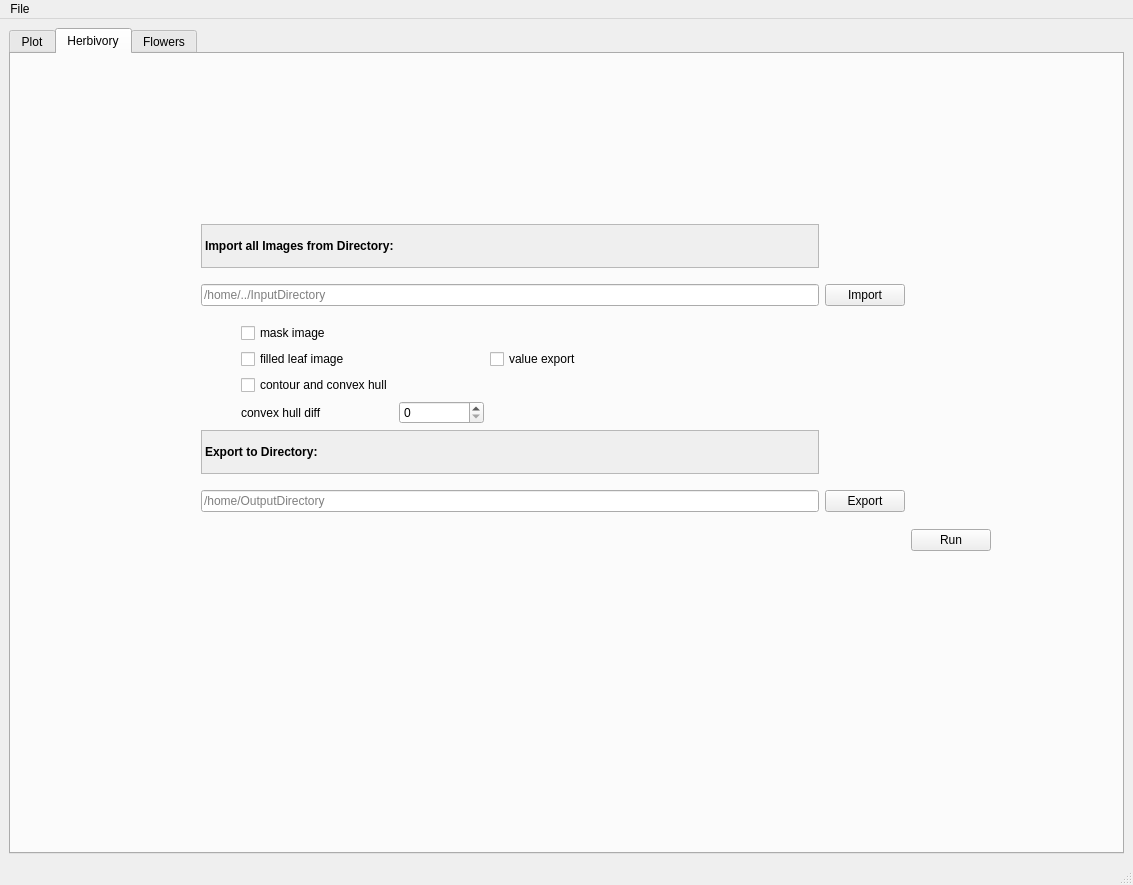
<?xml version="1.0" encoding="UTF-8"?>
<ui version="4.0">
 <class>MainWindow</class>
 <widget class="QMainWindow" name="MainWindow">
  <property name="geometry">
   <rect>
    <x>0</x>
    <y>0</y>
    <width>1133</width>
    <height>885</height>
   </rect>
  </property>
  <property name="sizePolicy">
   <sizepolicy hsizetype="Expanding" vsizetype="Expanding">
    <horstretch>0</horstretch>
    <verstretch>0</verstretch>
   </sizepolicy>
  </property>
  <property name="windowTitle">
   <string>Flower Segmentation Tool</string>
  </property>
  <widget class="QWidget" name="centralwidget">
   <property name="sizePolicy">
    <sizepolicy hsizetype="Expanding" vsizetype="Expanding">
     <horstretch>0</horstretch>
     <verstretch>0</verstretch>
    </sizepolicy>
   </property>
   <layout class="QVBoxLayout" name="verticalLayout_2">
    <item>
     <widget class="QTabWidget" name="tabWidget">
      <property name="font">
       <font>
        <family>Arial</family>
       </font>
      </property>
      <property name="currentIndex">
       <number>1</number>
      </property>
      <widget class="QWidget" name="tab_example">
       <property name="sizePolicy">
        <sizepolicy hsizetype="Expanding" vsizetype="Expanding">
         <horstretch>0</horstretch>
         <verstretch>0</verstretch>
        </sizepolicy>
       </property>
       <attribute name="title">
        <string>Plot</string>
       </attribute>
       <layout class="QGridLayout" name="gridLayout_2">
        <item row="1" column="0">
         <layout class="QVBoxLayout" name="verticalLayout">
          <item>
           <widget class="QLabel" name="label_3">
            <property name="font">
             <font>
              <family>Arial</family>
              <pointsize>11</pointsize>
              <weight>75</weight>
              <bold>true</bold>
             </font>
            </property>
            <property name="autoFillBackground">
             <bool>true</bool>
            </property>
            <property name="frameShape">
             <enum>QFrame::StyledPanel</enum>
            </property>
            <property name="text">
             <string>Crop Image</string>
            </property>
           </widget>
          </item>
          <item>
           <layout class="QHBoxLayout" name="horizontalLayout_3">
            <item>
             <widget class="QLabel" name="label">
              <property name="minimumSize">
               <size>
                <width>101</width>
                <height>0</height>
               </size>
              </property>
              <property name="font">
               <font>
                <family>Arial</family>
               </font>
              </property>
              <property name="text">
               <string>Image Size</string>
              </property>
             </widget>
            </item>
            <item>
             <widget class="QSpinBox" name="sbCrop">
              <property name="minimumSize">
               <size>
                <width>60</width>
                <height>0</height>
               </size>
              </property>
              <property name="maximumSize">
               <size>
                <width>85</width>
                <height>16777215</height>
               </size>
              </property>
              <property name="maximum">
               <number>100</number>
              </property>
              <property name="singleStep">
               <number>10</number>
              </property>
              <property name="value">
               <number>100</number>
              </property>
             </widget>
            </item>
            <item>
             <widget class="QLabel" name="label_13">
              <property name="text">
               <string> in %</string>
              </property>
             </widget>
            </item>
           </layout>
          </item>
          <item>
           <widget class="QLabel" name="label_11">
            <property name="font">
             <font>
              <family>Arial</family>
              <pointsize>11</pointsize>
              <weight>75</weight>
              <bold>true</bold>
             </font>
            </property>
            <property name="autoFillBackground">
             <bool>true</bool>
            </property>
            <property name="frameShape">
             <enum>QFrame::StyledPanel</enum>
            </property>
            <property name="frameShadow">
             <enum>QFrame::Plain</enum>
            </property>
            <property name="text">
             <string>Flower Detection</string>
            </property>
           </widget>
          </item>
          <item>
           <layout class="QHBoxLayout" name="horizontalLayout_9">
            <item>
             <widget class="QCheckBox" name="cbYellow">
              <property name="font">
               <font>
                <family>Arial</family>
               </font>
              </property>
              <property name="text">
               <string>yellow segmentation</string>
              </property>
             </widget>
            </item>
           </layout>
          </item>
          <item>
           <widget class="QCheckBox" name="cbCircle">
            <property name="font">
             <font>
              <family>Arial</family>
             </font>
            </property>
            <property name="text">
             <string>circle around flowers</string>
            </property>
           </widget>
          </item>
          <item>
           <layout class="QHBoxLayout" name="horizontalLayout_21"/>
          </item>
          <item>
           <layout class="QGridLayout" name="gridLayout_14">
            <item row="0" column="2">
             <widget class="QSpinBox" name="sbBlob">
              <property name="minimumSize">
               <size>
                <width>60</width>
                <height>0</height>
               </size>
              </property>
              <property name="maximumSize">
               <size>
                <width>85</width>
                <height>16777215</height>
               </size>
              </property>
              <property name="maximum">
               <number>200</number>
              </property>
              <property name="singleStep">
               <number>10</number>
              </property>
              <property name="value">
               <number>50</number>
              </property>
             </widget>
            </item>
            <item row="0" column="1">
             <widget class="QLabel" name="label_12">
              <property name="text">
               <string>in px</string>
              </property>
             </widget>
            </item>
            <item row="0" column="0">
             <widget class="QLabel" name="label_2">
              <property name="font">
               <font>
                <family>Arial</family>
               </font>
              </property>
              <property name="text">
               <string>Min Flower Size</string>
              </property>
             </widget>
            </item>
           </layout>
          </item>
          <item>
           <widget class="QLabel" name="label_15">
            <property name="font">
             <font>
              <family>Arial</family>
              <pointsize>11</pointsize>
              <weight>75</weight>
              <bold>true</bold>
             </font>
            </property>
            <property name="autoFillBackground">
             <bool>true</bool>
            </property>
            <property name="frameShape">
             <enum>QFrame::StyledPanel</enum>
            </property>
            <property name="frameShadow">
             <enum>QFrame::Plain</enum>
            </property>
            <property name="text">
             <string>Leaf Herbivory</string>
            </property>
           </widget>
          </item>
          <item>
           <widget class="QCheckBox" name="cbGreen">
            <property name="text">
             <string>green segmentation</string>
            </property>
           </widget>
          </item>
          <item>
           <widget class="QCheckBox" name="cbMask">
            <property name="text">
             <string>leaf mask</string>
            </property>
           </widget>
          </item>
          <item>
           <widget class="QCheckBox" name="cbContours">
            <property name="text">
             <string>leaf contours</string>
            </property>
           </widget>
          </item>
          <item>
           <layout class="QHBoxLayout" name="horizontalLayout_5"/>
          </item>
          <item>
           <layout class="QHBoxLayout" name="horizontalLayout_6">
            <item>
             <widget class="QPushButton" name="pbExport">
              <property name="font">
               <font>
                <family>Arial</family>
               </font>
              </property>
              <property name="text">
               <string>Export</string>
              </property>
             </widget>
            </item>
            <item>
             <widget class="QPushButton" name="pbUpdate">
              <property name="font">
               <font>
                <family>Arial</family>
               </font>
              </property>
              <property name="text">
               <string>Update</string>
              </property>
             </widget>
            </item>
           </layout>
          </item>
          <item>
           <spacer name="verticalSpacer">
            <property name="orientation">
             <enum>Qt::Vertical</enum>
            </property>
            <property name="sizeHint" stdset="0">
             <size>
              <width>20</width>
              <height>40</height>
             </size>
            </property>
           </spacer>
          </item>
         </layout>
        </item>
        <item row="0" column="0" colspan="2">
         <layout class="QHBoxLayout" name="horizontalLayout">
          <item>
           <widget class="QLineEdit" name="lineEditImage">
            <property name="font">
             <font>
              <family>Arial</family>
             </font>
            </property>
            <property name="placeholderText">
             <string>/home/../image.jpg </string>
            </property>
           </widget>
          </item>
          <item>
           <widget class="QPushButton" name="pbImageOpen">
            <property name="font">
             <font>
              <family>Arial</family>
             </font>
            </property>
            <property name="text">
             <string>Open</string>
            </property>
           </widget>
          </item>
         </layout>
        </item>
        <item row="1" column="1">
         <layout class="QVBoxLayout" name="verticalLayout_3">
          <property name="sizeConstraint">
           <enum>QLayout::SetDefaultConstraint</enum>
          </property>
          <item>
           <widget class="MplWidget" name="mpl" native="true">
            <property name="sizePolicy">
             <sizepolicy hsizetype="Expanding" vsizetype="Expanding">
              <horstretch>0</horstretch>
              <verstretch>0</verstretch>
             </sizepolicy>
            </property>
            <property name="maximumSize">
             <size>
              <width>16777215</width>
              <height>16777215</height>
             </size>
            </property>
           </widget>
          </item>
         </layout>
        </item>
       </layout>
      </widget>
      <widget class="QWidget" name="tab">
       <attribute name="title">
        <string>Herbivory</string>
       </attribute>
       <widget class="QWidget" name="layoutWidget">
        <property name="geometry">
         <rect>
          <x>170</x>
          <y>170</y>
          <width>810</width>
          <height>327</height>
         </rect>
        </property>
        <layout class="QGridLayout" name="gridLayout_11">
         <item row="11" column="2">
          <widget class="QLabel" name="label_27">
           <property name="sizePolicy">
            <sizepolicy hsizetype="Preferred" vsizetype="Preferred">
             <horstretch>0</horstretch>
             <verstretch>0</verstretch>
            </sizepolicy>
           </property>
           <property name="maximumSize">
            <size>
             <width>28</width>
             <height>16777215</height>
            </size>
           </property>
           <property name="text">
            <string/>
           </property>
           <property name="scaledContents">
            <bool>false</bool>
           </property>
           <property name="wordWrap">
            <bool>true</bool>
           </property>
          </widget>
         </item>
         <item row="10" column="2">
          <widget class="QLineEdit" name="lineEditDirOutLeaf">
           <property name="placeholderText">
            <string>/home/OutputDirectory</string>
           </property>
          </widget>
         </item>
         <item row="10" column="5">
          <widget class="QPushButton" name="pbDirectoryExport_3">
           <property name="text">
            <string>Export</string>
           </property>
          </widget>
         </item>
         <item row="2" column="6">
          <spacer name="horizontalSpacer_13">
           <property name="orientation">
            <enum>Qt::Horizontal</enum>
           </property>
           <property name="sizeType">
            <enum>QSizePolicy::Minimum</enum>
           </property>
           <property name="sizeHint" stdset="0">
            <size>
             <width>77</width>
             <height>20</height>
            </size>
           </property>
          </spacer>
         </item>
         <item row="0" column="2">
          <layout class="QHBoxLayout" name="horizontalLayout_19">
           <item>
            <widget class="QLabel" name="label_28">
             <property name="font">
              <font>
               <family>Arial</family>
               <weight>75</weight>
               <bold>true</bold>
              </font>
             </property>
             <property name="autoFillBackground">
              <bool>true</bool>
             </property>
             <property name="frameShape">
              <enum>QFrame::StyledPanel</enum>
             </property>
             <property name="text">
              <string>Import all Images from Directory:</string>
             </property>
            </widget>
           </item>
          </layout>
         </item>
         <item row="1" column="0">
          <spacer name="verticalSpacer_17">
           <property name="orientation">
            <enum>Qt::Vertical</enum>
           </property>
           <property name="sizeHint" stdset="0">
            <size>
             <width>20</width>
             <height>40</height>
            </size>
           </property>
          </spacer>
         </item>
         <item row="0" column="0">
          <spacer name="verticalSpacer_18">
           <property name="orientation">
            <enum>Qt::Vertical</enum>
           </property>
           <property name="sizeHint" stdset="0">
            <size>
             <width>20</width>
             <height>40</height>
            </size>
           </property>
          </spacer>
         </item>
         <item row="2" column="0">
          <spacer name="verticalSpacer_19">
           <property name="orientation">
            <enum>Qt::Vertical</enum>
           </property>
           <property name="sizeHint" stdset="0">
            <size>
             <width>20</width>
             <height>40</height>
            </size>
           </property>
          </spacer>
         </item>
         <item row="3" column="2">
          <widget class="QLabel" name="label_29">
           <property name="font">
            <font>
             <family>Arial</family>
             <weight>75</weight>
             <bold>true</bold>
            </font>
           </property>
           <property name="autoFillBackground">
            <bool>true</bool>
           </property>
           <property name="frameShape">
            <enum>QFrame::StyledPanel</enum>
           </property>
           <property name="text">
            <string>Export to Directory:</string>
           </property>
          </widget>
         </item>
         <item row="3" column="0">
          <spacer name="verticalSpacer_20">
           <property name="orientation">
            <enum>Qt::Vertical</enum>
           </property>
           <property name="sizeHint" stdset="0">
            <size>
             <width>20</width>
             <height>40</height>
            </size>
           </property>
          </spacer>
         </item>
         <item row="1" column="5">
          <widget class="QPushButton" name="pbDirectoryOpen_3">
           <property name="text">
            <string>Import</string>
           </property>
          </widget>
         </item>
         <item row="1" column="2">
          <widget class="QLineEdit" name="lineEditDirInLeaf">
           <property name="placeholderText">
            <string>/home/../InputDirectory</string>
           </property>
          </widget>
         </item>
         <item row="2" column="2">
          <layout class="QHBoxLayout" name="horizontalLayout_20">
           <item>
            <layout class="QGridLayout" name="gridLayout_12">
             <item row="1" column="0">
              <spacer name="horizontalSpacer_14">
               <property name="orientation">
                <enum>Qt::Horizontal</enum>
               </property>
               <property name="sizeType">
                <enum>QSizePolicy::Fixed</enum>
               </property>
               <property name="sizeHint" stdset="0">
                <size>
                 <width>40</width>
                 <height>20</height>
                </size>
               </property>
              </spacer>
             </item>
             <item row="3" column="1">
              <widget class="QLabel" name="label_30">
               <property name="minimumSize">
                <size>
                 <width>120</width>
                 <height>0</height>
                </size>
               </property>
               <property name="maximumSize">
                <size>
                 <width>143</width>
                 <height>16777215</height>
                </size>
               </property>
               <property name="text">
                <string>convex hull diff</string>
               </property>
              </widget>
             </item>
             <item row="1" column="1">
              <widget class="QCheckBox" name="cbFilledDir">
               <property name="text">
                <string>filled leaf image</string>
               </property>
               <property name="checked">
                <bool>false</bool>
               </property>
              </widget>
             </item>
             <item row="3" column="2">
              <widget class="QSpinBox" name="sbConvexDir">
               <property name="minimumSize">
                <size>
                 <width>85</width>
                 <height>0</height>
                </size>
               </property>
               <property name="maximumSize">
                <size>
                 <width>85</width>
                 <height>16777215</height>
                </size>
               </property>
               <property name="prefix">
                <string/>
               </property>
               <property name="minimum">
                <number>0</number>
               </property>
               <property name="maximum">
                <number>20</number>
               </property>
               <property name="singleStep">
                <number>5</number>
               </property>
               <property name="value">
                <number>0</number>
               </property>
               <property name="displayIntegerBase">
                <number>10</number>
               </property>
              </widget>
             </item>
             <item row="0" column="3">
              <spacer name="horizontalSpacer_15">
               <property name="orientation">
                <enum>Qt::Horizontal</enum>
               </property>
               <property name="sizeType">
                <enum>QSizePolicy::Fixed</enum>
               </property>
               <property name="sizeHint" stdset="0">
                <size>
                 <width>300</width>
                 <height>20</height>
                </size>
               </property>
              </spacer>
             </item>
             <item row="2" column="1">
              <widget class="QCheckBox" name="cbContourDir">
               <property name="text">
                <string>contour and convex hull</string>
               </property>
              </widget>
             </item>
             <item row="1" column="3">
              <widget class="QCheckBox" name="cbValueDir">
               <property name="text">
                <string>value export</string>
               </property>
               <property name="checked">
                <bool>false</bool>
               </property>
              </widget>
             </item>
             <item row="0" column="1">
              <widget class="QCheckBox" name="cbMaskDir">
               <property name="text">
                <string>mask image</string>
               </property>
               <property name="checked">
                <bool>false</bool>
               </property>
              </widget>
             </item>
            </layout>
           </item>
          </layout>
         </item>
         <item row="10" column="0">
          <spacer name="verticalSpacer_21">
           <property name="orientation">
            <enum>Qt::Vertical</enum>
           </property>
           <property name="sizeHint" stdset="0">
            <size>
             <width>20</width>
             <height>40</height>
            </size>
           </property>
          </spacer>
         </item>
         <item row="5" column="2">
          <layout class="QGridLayout" name="gridLayout_13"/>
         </item>
         <item row="11" column="6">
          <widget class="QPushButton" name="pbRun_3">
           <property name="text">
            <string>Run</string>
           </property>
          </widget>
         </item>
        </layout>
       </widget>
      </widget>
      <widget class="QWidget" name="tab_directory">
       <property name="sizePolicy">
        <sizepolicy hsizetype="Expanding" vsizetype="Expanding">
         <horstretch>0</horstretch>
         <verstretch>0</verstretch>
        </sizepolicy>
       </property>
       <attribute name="title">
        <string>Flowers</string>
       </attribute>
       <layout class="QFormLayout" name="formLayout">
        <item row="1" column="0">
         <spacer name="verticalSpacer_2">
          <property name="orientation">
           <enum>Qt::Vertical</enum>
          </property>
          <property name="sizeHint" stdset="0">
           <size>
            <width>20</width>
            <height>95</height>
           </size>
          </property>
         </spacer>
        </item>
        <item row="4" column="0">
         <spacer name="horizontalSpacer_3">
          <property name="orientation">
           <enum>Qt::Horizontal</enum>
          </property>
          <property name="sizeHint" stdset="0">
           <size>
            <width>90</width>
            <height>20</height>
           </size>
          </property>
         </spacer>
        </item>
        <item row="4" column="1">
         <layout class="QGridLayout" name="gridLayout">
          <item row="10" column="2">
           <widget class="QLineEdit" name="lineEditDirOut">
            <property name="placeholderText">
             <string>/home/OutputDirectory</string>
            </property>
           </widget>
          </item>
          <item row="11" column="2">
           <widget class="QLabel" name="label_6">
            <property name="sizePolicy">
             <sizepolicy hsizetype="Preferred" vsizetype="Preferred">
              <horstretch>0</horstretch>
              <verstretch>0</verstretch>
             </sizepolicy>
            </property>
            <property name="maximumSize">
             <size>
              <width>28</width>
              <height>16777215</height>
             </size>
            </property>
            <property name="text">
             <string/>
            </property>
            <property name="scaledContents">
             <bool>false</bool>
            </property>
            <property name="wordWrap">
             <bool>true</bool>
            </property>
           </widget>
          </item>
          <item row="10" column="5">
           <widget class="QPushButton" name="pbDirectoryExport">
            <property name="text">
             <string>Export</string>
            </property>
           </widget>
          </item>
          <item row="2" column="6">
           <spacer name="horizontalSpacer_4">
            <property name="orientation">
             <enum>Qt::Horizontal</enum>
            </property>
            <property name="sizeType">
             <enum>QSizePolicy::Minimum</enum>
            </property>
            <property name="sizeHint" stdset="0">
             <size>
              <width>77</width>
              <height>20</height>
             </size>
            </property>
           </spacer>
          </item>
          <item row="0" column="2">
           <layout class="QHBoxLayout" name="horizontalLayout_7">
            <item>
             <widget class="QLabel" name="label_4">
              <property name="font">
               <font>
                <family>Arial</family>
                <weight>75</weight>
                <bold>true</bold>
               </font>
              </property>
              <property name="autoFillBackground">
               <bool>true</bool>
              </property>
              <property name="frameShape">
               <enum>QFrame::StyledPanel</enum>
              </property>
              <property name="text">
               <string>Import all Images from Directory:</string>
              </property>
             </widget>
            </item>
           </layout>
          </item>
          <item row="1" column="0">
           <spacer name="verticalSpacer_7">
            <property name="orientation">
             <enum>Qt::Vertical</enum>
            </property>
            <property name="sizeHint" stdset="0">
             <size>
              <width>20</width>
              <height>40</height>
             </size>
            </property>
           </spacer>
          </item>
          <item row="0" column="0">
           <spacer name="verticalSpacer_3">
            <property name="orientation">
             <enum>Qt::Vertical</enum>
            </property>
            <property name="sizeHint" stdset="0">
             <size>
              <width>20</width>
              <height>40</height>
             </size>
            </property>
           </spacer>
          </item>
          <item row="2" column="0">
           <spacer name="verticalSpacer_4">
            <property name="orientation">
             <enum>Qt::Vertical</enum>
            </property>
            <property name="sizeHint" stdset="0">
             <size>
              <width>20</width>
              <height>40</height>
             </size>
            </property>
           </spacer>
          </item>
          <item row="3" column="2">
           <widget class="QLabel" name="label_5">
            <property name="font">
             <font>
              <family>Arial</family>
              <weight>75</weight>
              <bold>true</bold>
             </font>
            </property>
            <property name="autoFillBackground">
             <bool>true</bool>
            </property>
            <property name="frameShape">
             <enum>QFrame::StyledPanel</enum>
            </property>
            <property name="text">
             <string>Export to Directory:</string>
            </property>
           </widget>
          </item>
          <item row="3" column="0">
           <spacer name="verticalSpacer_10">
            <property name="orientation">
             <enum>Qt::Vertical</enum>
            </property>
            <property name="sizeHint" stdset="0">
             <size>
              <width>20</width>
              <height>40</height>
             </size>
            </property>
           </spacer>
          </item>
          <item row="1" column="5">
           <widget class="QPushButton" name="pbDirectoryOpen">
            <property name="text">
             <string>Import</string>
            </property>
           </widget>
          </item>
          <item row="1" column="2">
           <widget class="QLineEdit" name="lineEditDirIn">
            <property name="placeholderText">
             <string>/home/../InputDirectory</string>
            </property>
           </widget>
          </item>
          <item row="2" column="2">
           <layout class="QHBoxLayout" name="horizontalLayout_8">
            <item>
             <layout class="QGridLayout" name="gridLayout_5">
              <item row="1" column="0">
               <spacer name="horizontalSpacer_5">
                <property name="orientation">
                 <enum>Qt::Horizontal</enum>
                </property>
                <property name="sizeType">
                 <enum>QSizePolicy::Fixed</enum>
                </property>
                <property name="sizeHint" stdset="0">
                 <size>
                  <width>40</width>
                  <height>20</height>
                 </size>
                </property>
               </spacer>
              </item>
              <item row="3" column="1">
               <widget class="QLabel" name="label_8">
                <property name="minimumSize">
                 <size>
                  <width>120</width>
                  <height>0</height>
                 </size>
                </property>
                <property name="maximumSize">
                 <size>
                  <width>143</width>
                  <height>16777215</height>
                 </size>
                </property>
                <property name="text">
                 <string>Min Flower Size in px</string>
                </property>
               </widget>
              </item>
              <item row="1" column="1">
               <widget class="QCheckBox" name="cbYellowDir">
                <property name="text">
                 <string>yellow segmentation</string>
                </property>
                <property name="checked">
                 <bool>false</bool>
                </property>
               </widget>
              </item>
              <item row="0" column="1">
               <widget class="QLabel" name="label_7">
                <property name="maximumSize">
                 <size>
                  <width>130</width>
                  <height>16777215</height>
                 </size>
                </property>
                <property name="text">
                 <string>Crop image to %</string>
                </property>
               </widget>
              </item>
              <item row="0" column="2">
               <widget class="QSpinBox" name="sbCropDir">
                <property name="maximumSize">
                 <size>
                  <width>85</width>
                  <height>16777215</height>
                 </size>
                </property>
                <property name="maximum">
                 <number>100</number>
                </property>
                <property name="singleStep">
                 <number>10</number>
                </property>
                <property name="value">
                 <number>20</number>
                </property>
               </widget>
              </item>
              <item row="3" column="2">
               <widget class="QSpinBox" name="sbBlobDir">
                <property name="minimumSize">
                 <size>
                  <width>85</width>
                  <height>0</height>
                 </size>
                </property>
                <property name="maximumSize">
                 <size>
                  <width>85</width>
                  <height>16777215</height>
                 </size>
                </property>
                <property name="prefix">
                 <string/>
                </property>
                <property name="maximum">
                 <number>200</number>
                </property>
                <property name="singleStep">
                 <number>10</number>
                </property>
                <property name="value">
                 <number>50</number>
                </property>
               </widget>
              </item>
              <item row="0" column="3">
               <spacer name="horizontalSpacer_6">
                <property name="orientation">
                 <enum>Qt::Horizontal</enum>
                </property>
                <property name="sizeType">
                 <enum>QSizePolicy::Fixed</enum>
                </property>
                <property name="sizeHint" stdset="0">
                 <size>
                  <width>300</width>
                  <height>20</height>
                 </size>
                </property>
               </spacer>
              </item>
              <item row="2" column="1">
               <widget class="QCheckBox" name="cbCirclesDir">
                <property name="text">
                 <string>circle around flowers</string>
                </property>
               </widget>
              </item>
             </layout>
            </item>
           </layout>
          </item>
          <item row="10" column="0">
           <spacer name="verticalSpacer_5">
            <property name="orientation">
             <enum>Qt::Vertical</enum>
            </property>
            <property name="sizeHint" stdset="0">
             <size>
              <width>20</width>
              <height>40</height>
             </size>
            </property>
           </spacer>
          </item>
          <item row="5" column="2">
           <layout class="QGridLayout" name="gridLayout_4"/>
          </item>
         </layout>
        </item>
        <item row="5" column="1">
         <layout class="QGridLayout" name="gridLayout_3">
          <item row="1" column="1">
           <widget class="QPushButton" name="pbRun">
            <property name="sizePolicy">
             <sizepolicy hsizetype="Minimum" vsizetype="Fixed">
              <horstretch>0</horstretch>
              <verstretch>1</verstretch>
             </sizepolicy>
            </property>
            <property name="maximumSize">
             <size>
              <width>16777206</width>
              <height>16777215</height>
             </size>
            </property>
            <property name="text">
             <string>Run</string>
            </property>
           </widget>
          </item>
          <item row="1" column="2">
           <spacer name="horizontalSpacer">
            <property name="orientation">
             <enum>Qt::Horizontal</enum>
            </property>
            <property name="sizeType">
             <enum>QSizePolicy::Expanding</enum>
            </property>
            <property name="sizeHint" stdset="0">
             <size>
              <width>447</width>
              <height>20</height>
             </size>
            </property>
           </spacer>
          </item>
          <item row="1" column="0">
           <spacer name="horizontalSpacer_2">
            <property name="orientation">
             <enum>Qt::Horizontal</enum>
            </property>
            <property name="sizeType">
             <enum>QSizePolicy::Expanding</enum>
            </property>
            <property name="sizeHint" stdset="0">
             <size>
              <width>409</width>
              <height>20</height>
             </size>
            </property>
           </spacer>
          </item>
          <item row="0" column="0">
           <spacer name="verticalSpacer_6">
            <property name="orientation">
             <enum>Qt::Vertical</enum>
            </property>
            <property name="sizeHint" stdset="0">
             <size>
              <width>20</width>
              <height>23</height>
             </size>
            </property>
           </spacer>
          </item>
         </layout>
        </item>
        <item row="16" column="0">
         <layout class="QHBoxLayout" name="horizontalLayout_14"/>
        </item>
       </layout>
      </widget>
     </widget>
    </item>
   </layout>
  </widget>
  <widget class="QMenuBar" name="menubar">
   <property name="geometry">
    <rect>
     <x>0</x>
     <y>0</y>
     <width>1133</width>
     <height>23</height>
    </rect>
   </property>
   <widget class="QMenu" name="menuFile">
    <property name="font">
     <font>
      <family>Arial</family>
     </font>
    </property>
    <property name="title">
     <string>File</string>
    </property>
    <addaction name="actionSingle"/>
    <addaction name="actionDirectory"/>
    <addaction name="actionClose"/>
   </widget>
   <addaction name="menuFile"/>
  </widget>
  <widget class="QStatusBar" name="statusbar"/>
  <action name="actionDirectory">
   <property name="text">
    <string>Open Folder</string>
   </property>
   <property name="font">
    <font>
     <family>Arial</family>
    </font>
   </property>
  </action>
  <action name="actionClose">
   <property name="text">
    <string>Close</string>
   </property>
   <property name="font">
    <font>
     <family>Arial</family>
    </font>
   </property>
  </action>
  <action name="actionSingle">
   <property name="text">
    <string>Open Image</string>
   </property>
   <property name="font">
    <font>
     <family>Arial</family>
    </font>
   </property>
  </action>
 </widget>
 <customwidgets>
  <customwidget>
   <class>MplWidget</class>
   <extends>QWidget</extends>
   <header>gui.pyqt5backend.mplwidget_nav</header>
   <container>1</container>
  </customwidget>
 </customwidgets>
 <resources/>
 <connections/>
</ui>
